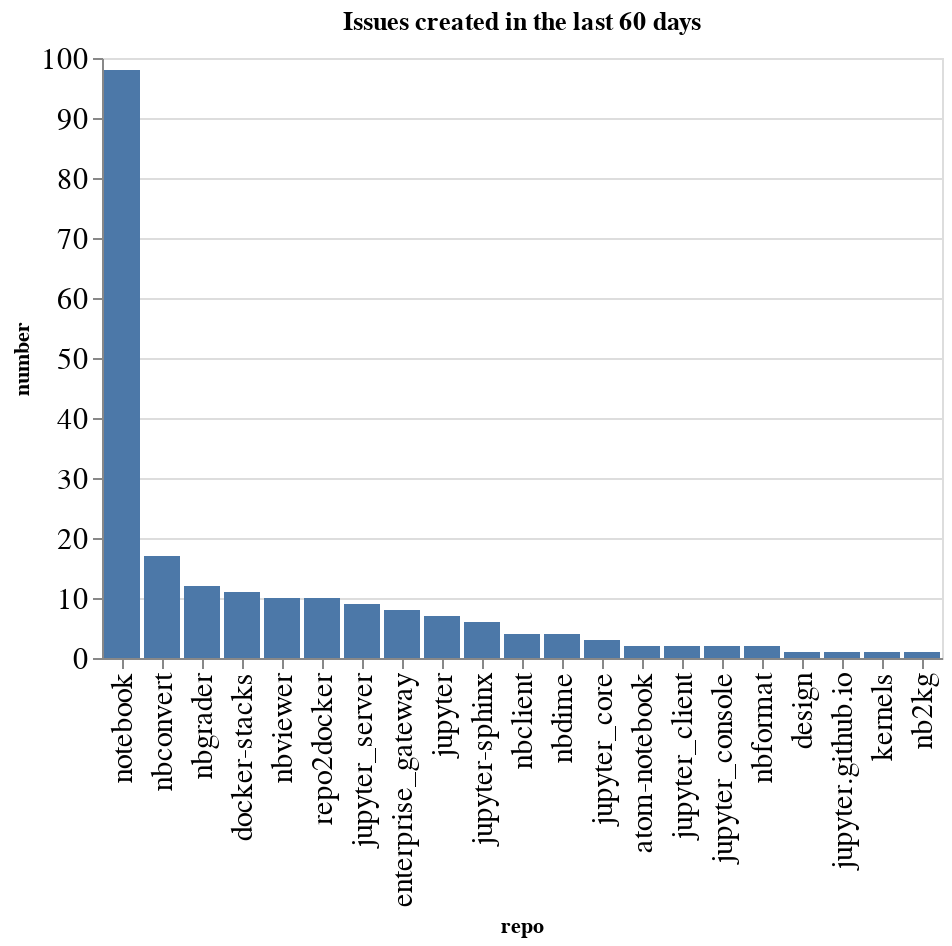

The cell this chart's notebook holds for it:
### Code cell
created_counts = created.groupby(['org', 'repo']).count()['number'].reset_index()
created_counts['org/repo'] = created_counts.apply(lambda a: a['org'] + '/' + a['repo'], axis=1)
sorted_vals = created_counts.sort_values(['org', 'number'], ascending=False)['repo'].values
alt.Chart(data=created_counts, title=f"Issues created in the last {n_days} days").mark_bar().encode(
    x=alt.X('repo', sort=alt.Sort(sorted_vals.tolist())),
    y='number',
)

### Figure 1 — Vega-Lite specification as saved in the notebook (floating-point values rounded to 4 significant figures)
{"config": {"axisLeft": {"labelFontSize": 15}, "axisBottom": {"labelFontSize": 15}}, "data": {"name": "data-e2bfc03f555e34e7e47b70be8f7502fa"}, "mark": "bar", "encoding": {"x": {"type": "nominal", "field": "repo", "sort": ["notebook", "nbconvert", "nbgrader", "docker-stacks", "nbviewer", "repo2docker", "jupyter_server", "enterprise_gateway", "jupyter", "jupyter-sphinx", "nbclient", "nbdime", "jupyter_core", "atom-notebook", "jupyter_client", "jupyter_console", "nbformat", "design", "jupyter.github.io", "kernels", "nb2kg"]}, "y": {"type": "quantitative", "field": "number"}}, "title": "Issues created in the last 60 days", "$schema": "https://vega.github.io/schema/vega-lite/v4.0.2.json", "datasets": {"data-e2bfc03f555e34e7e47b70be8f7502fa": [{"org": "jupyter", "repo": "atom-notebook", "number": 2, "org/repo": "jupyter/atom-notebook"}, {"org": "jupyter", "repo": "design", "number": 1, "org/repo": "jupyter/design"}, {"org": "jupyter", "repo": "docker-stacks", "number": 11, "org/repo": "jupyter/docker-stacks"}, {"org": "jupyter", "repo": "enterprise_gateway", "number": 8, "org/repo": "jupyter/enterprise_gateway"}, {"org": "jupyter", "repo": "jupyter", "number": 7, "org/repo": "jupyter/jupyter"}, {"org": "jupyter", "repo": "jupyter-sphinx", "number": 6, "org/repo": "jupyter/jupyter-sphinx"}, {"org": "jupyter", "repo": "jupyter.github.io", "number": 1, "org/repo": "jupyter/jupyter.github.io"}, {"org": "jupyter", "repo": "jupyter_client", "number": 2, "org/repo": "jupyter/jupyter_client"}, {"org": "jupyter", "repo": "jupyter_console", "number": 2, "org/repo": "jupyter/jupyter_console"}, {"org": "jupyter", "repo": "jupyter_core", "number": 3, "org/repo": "jupyter/jupyter_core"}, {"org": "jupyter", "repo": "jupyter_server", "number": 9, "org/repo": "jupyter/jupyter_server"}, {"org": "jupyter", "repo": "kernels", "number": 1, "org/repo": "jupyter/kernels"}, {"org": "jupyter", "repo": "nb2kg", "number": 1, "org/repo": "jupyter/nb2kg"}, {"org": "jupyter", "repo": "nbclient", "number": 4, "org/repo": "jupyter/nbclient"}, {"org": "jupyter", "repo": "nbconvert", "number": 17, "org/repo": "jupyter/nbconvert"}, {"org": "jupyter", "repo": "nbdime", "number": 4, "org/repo": "jupyter/nbdime"}, {"org": "jupyter", "repo": "nbformat", "number": 2, "org/repo": "jupyter/nbformat"}, {"org": "jupyter", "repo": "nbgrader", "number": 12, "org/repo": "jupyter/nbgrader"}, {"org": "jupyter", "repo": "nbviewer", "number": 10, "org/repo": "jupyter/nbviewer"}, {"org": "jupyter", "repo": "notebook", "number": 98, "org/repo": "jupyter/notebook"}, {"org": "jupyter", "repo": "repo2docker", "number": 10, "org/repo": "jupyter/repo2docker"}]}}
